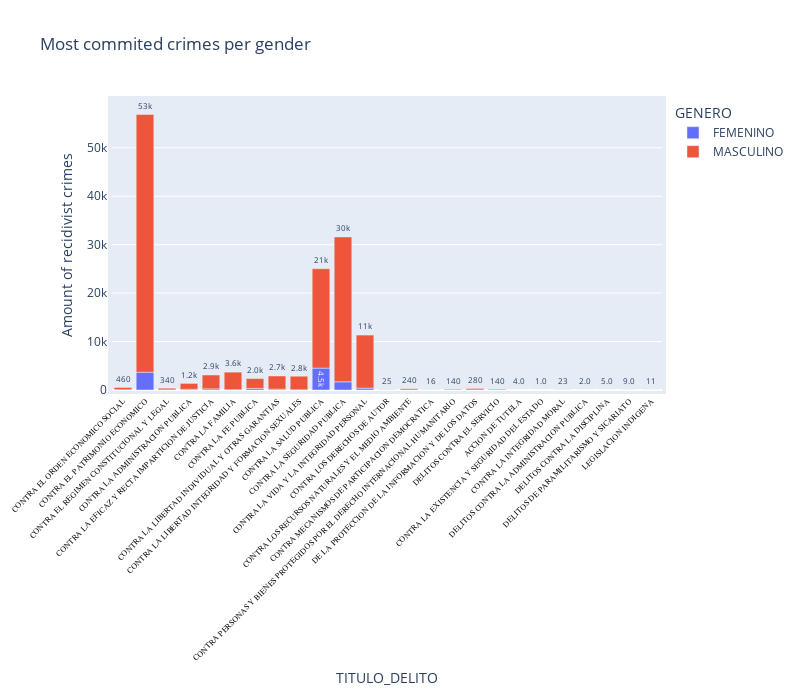

Notebook source saved alongside this figure:
### Code cell
fig = px.bar(df_genero, x='TITULO_DELITO', y='INTERNOEN',
             hover_data=["GENERO",'TITULO_DELITO'], color='GENERO',
             labels={'INTERNOEN':'Amount of recidivist crimes'}, height=400, barmode='relative', text="INTERNOEN")
fig.update_traces(texttemplate='%{text:.2s}', textposition='outside')
fig.update_layout(uniformtext_minsize=7, uniformtext_mode='hide', xaxis_tickangle=-45, showlegend=True, autosize=False,
                 width=800, height=700, margin=dict(l=50, r=50, b=100, t=100, pad=4 ),
                  title="Most commited crimes per gender",
                 )
fig.update_xaxes( tickfont=dict(family='Rockwell', color='black', size=8)) #tickangle=45,

fig.show()

### Figure 1 — Plotly figure (JSON) as saved in the notebook; plotly's stock layout.template omitted (floating-point values rounded to 4 significant figures)
{"data": [{"alignmentgroup": "True", "customdata": [["FEMENINO", "CONTRA EL ORDEN ECONOMICO SOCIAL"], ["FEMENINO", "CONTRA EL PATRIMONIO ECONOMICO"], ["FEMENINO", "CONTRA EL REGIMEN CONSTITUCIONAL Y LEGAL"], ["FEMENINO", "CONTRA LA ADMINISTRACION PUBLICA"], ["FEMENINO", "CONTRA LA EFICAZ Y RECTA IMPARTICION DE JUSTICIA"], ["FEMENINO", "CONTRA LA FAMILIA"], ["FEMENINO", "CONTRA LA FE PUBLICA"], ["FEMENINO", "CONTRA LA LIBERTAD INDIVIDUAL Y OTRAS GARANTIAS"], ["FEMENINO", "CONTRA LA LIBERTAD INTEGRIDAD Y FORMACION SEXUALES"], ["FEMENINO", "CONTRA LA SALUD PUBLICA"], ["FEMENINO", "CONTRA LA SEGURIDAD PUBLICA"], ["FEMENINO", "CONTRA LA VIDA Y LA INTEGRIDAD PERSONAL"], ["FEMENINO", "CONTRA LOS DERECHOS DE AUTOR"], ["FEMENINO", "CONTRA LOS RECURSOS NATURALES Y EL MEDIO AMBIENTE"], ["FEMENINO", "CONTRA MECANISMOS DE PARTICIPACION DEMOCRATICA"], ["FEMENINO", "CONTRA PERSONAS Y BIENES PROTEGIDOS POR EL DERECHO INTERNACIONAL HUMANITARIO"], ["FEMENINO", "DE LA PROTECCION DE LA INFORMACION Y DE LOS DATOS"], ["FEMENINO", "DELITOS CONTRA EL SERVICIO"]], "hovertemplate": "GENERO=%{customdata[0]}<br>TITULO_DELITO=%{customdata[1]}<br>Amount of recidivist crimes=%{text}<extra></extra>", "legendgroup": "FEMENINO", "marker": {"color": "#636efa"}, "name": "FEMENINO", "offsetgroup": "FEMENINO", "orientation": "v", "showlegend": true, "text": [61, 3668, 27, 142, 240, 57, 336, 183, 45, 4525, 1688, 387, 6, 3, 1, 1, 35, 9], "textposition": "outside", "texttemplate": "%{text:.2s}", "type": "bar", "x": ["CONTRA EL ORDEN ECONOMICO SOCIAL", "CONTRA EL PATRIMONIO ECONOMICO", "CONTRA EL REGIMEN CONSTITUCIONAL Y LEGAL", "CONTRA LA ADMINISTRACION PUBLICA", "CONTRA LA EFICAZ Y RECTA IMPARTICION DE JUSTICIA", "CONTRA LA FAMILIA", "CONTRA LA FE PUBLICA", "CONTRA LA LIBERTAD INDIVIDUAL Y OTRAS GARANTIAS", "CONTRA LA LIBERTAD INTEGRIDAD Y FORMACION SEXUALES", "CONTRA LA SALUD PUBLICA", "CONTRA LA SEGURIDAD PUBLICA", "CONTRA LA VIDA Y LA INTEGRIDAD PERSONAL", "CONTRA LOS DERECHOS DE AUTOR", "CONTRA LOS RECURSOS NATURALES Y EL MEDIO AMBIENTE", "CONTRA MECANISMOS DE PARTICIPACION DEMOCRATICA", "CONTRA PERSONAS Y BIENES PROTEGIDOS POR EL DERECHO INTERNACIONAL HUMANITARIO", "DE LA PROTECCION DE LA INFORMACION Y DE LOS DATOS", "DELITOS CONTRA EL SERVICIO"], "xaxis": "x", "y": [61, 3668, 27, 142, 240, 57, 336, 183, 45, 4525, 1688, 387, 6, 3, 1, 1, 35, 9], "yaxis": "y"}, {"alignmentgroup": "True", "customdata": [["MASCULINO", "ACCION DE TUTELA"], ["MASCULINO", "CONTRA EL ORDEN ECONOMICO SOCIAL"], ["MASCULINO", "CONTRA EL PATRIMONIO ECONOMICO"], ["MASCULINO", "CONTRA EL REGIMEN CONSTITUCIONAL Y LEGAL"], ["MASCULINO", "CONTRA LA ADMINISTRACION PUBLICA"], ["MASCULINO", "CONTRA LA EFICAZ Y RECTA IMPARTICION DE JUSTICIA"], ["MASCULINO", "CONTRA LA EXISTENCIA Y SEGURIDAD DEL ESTADO"], ["MASCULINO", "CONTRA LA FAMILIA"], ["MASCULINO", "CONTRA LA FE PUBLICA"], ["MASCULINO", "CONTRA LA INTEGRIDAD MORAL"], ["MASCULINO", "CONTRA LA LIBERTAD INDIVIDUAL Y OTRAS GARANTIAS"], ["MASCULINO", "CONTRA LA LIBERTAD INTEGRIDAD Y FORMACION SEXUALES"], ["MASCULINO", "CONTRA LA SALUD PUBLICA"], ["MASCULINO", "CONTRA LA SEGURIDAD PUBLICA"], ["MASCULINO", "CONTRA LA VIDA Y LA INTEGRIDAD PERSONAL"], ["MASCULINO", "CONTRA LOS DERECHOS DE AUTOR"], ["MASCULINO", "CONTRA LOS RECURSOS NATURALES Y EL MEDIO AMBIENTE"], ["MASCULINO", "CONTRA MECANISMOS DE PARTICIPACION DEMOCRATICA"], ["MASCULINO", "CONTRA PERSONAS Y BIENES PROTEGIDOS POR EL DERECHO INTERNACIONAL HUMANITARIO"], ["MASCULINO", "DE LA PROTECCION DE LA INFORMACION Y DE LOS DATOS"], ["MASCULINO", "DELITOS CONTRA EL SERVICIO"], ["MASCULINO", "DELITOS CONTRA LA ADMINISTRACION PUBLICA"], ["MASCULINO", "DELITOS CONTRA LA DISCIPLINA"], ["MASCULINO", "DELITOS DE PARAMILITARISMO Y SICARIATO"], ["MASCULINO", "LEGISLACION INDIGENA"]], "hovertemplate": "GENERO=%{customdata[0]}<br>TITULO_DELITO=%{customdata[1]}<br>Amount of recidivist crimes=%{text}<extra></extra>", "legendgroup": "MASCULINO", "marker": {"color": "#EF553B"}, "name": "MASCULINO", "offsetgroup": "MASCULINO", "orientation": "v", "showlegend": true, "text": [4, 459, 53192, 339, 1218, 2855, 1, 3632, 2025, 23, 2713, 2802, 20503, 29903, 10942, 25, 242, 16, 140, 280, 144, 2, 5, 9, 11], "textposition": "outside", "texttemplate": "%{text:.2s}", "type": "bar", "x": ["ACCION DE TUTELA", "CONTRA EL ORDEN ECONOMICO SOCIAL", "CONTRA EL PATRIMONIO ECONOMICO", "CONTRA EL REGIMEN CONSTITUCIONAL Y LEGAL", "CONTRA LA ADMINISTRACION PUBLICA", "CONTRA LA EFICAZ Y RECTA IMPARTICION DE JUSTICIA", "CONTRA LA EXISTENCIA Y SEGURIDAD DEL ESTADO", "CONTRA LA FAMILIA", "CONTRA LA FE PUBLICA", "CONTRA LA INTEGRIDAD MORAL", "CONTRA LA LIBERTAD INDIVIDUAL Y OTRAS GARANTIAS", "CONTRA LA LIBERTAD INTEGRIDAD Y FORMACION SEXUALES", "CONTRA LA SALUD PUBLICA", "CONTRA LA SEGURIDAD PUBLICA", "CONTRA LA VIDA Y LA INTEGRIDAD PERSONAL", "CONTRA LOS DERECHOS DE AUTOR", "CONTRA LOS RECURSOS NATURALES Y EL MEDIO AMBIENTE", "CONTRA MECANISMOS DE PARTICIPACION DEMOCRATICA", "CONTRA PERSONAS Y BIENES PROTEGIDOS POR EL DERECHO INTERNACIONAL HUMANITARIO", "DE LA PROTECCION DE LA INFORMACION Y DE LOS DATOS", "DELITOS CONTRA EL SERVICIO", "DELITOS CONTRA LA ADMINISTRACION PUBLICA", "DELITOS CONTRA LA DISCIPLINA", "DELITOS DE PARAMILITARISMO Y SICARIATO", "LEGISLACION INDIGENA"], "xaxis": "x", "y": [4, 459, 53192, 339, 1218, 2855, 1, 3632, 2025, 23, 2713, 2802, 20503, 29903, 10942, 25, 242, 16, 140, 280, 144, 2, 5, 9, 11], "yaxis": "y"}], "layout": {"autosize": false, "barmode": "relative", "height": 700, "legend": {"title": {"text": "GENERO"}, "tracegroupgap": 0}, "margin": {"b": 100, "l": 50, "pad": 4, "r": 50, "t": 100}, "showlegend": true, "title": {"text": "Most commited crimes per gender"}, "uniformtext": {"minsize": 7, "mode": "hide"}, "width": 800, "xaxis": {"anchor": "y", "domain": [0, 1], "tickangle": -45, "tickfont": {"color": "black", "family": "Rockwell", "size": 8}, "title": {"text": "TITULO_DELITO"}}, "yaxis": {"anchor": "x", "domain": [0, 1], "title": {"text": "Amount of recidivist crimes"}}}}
